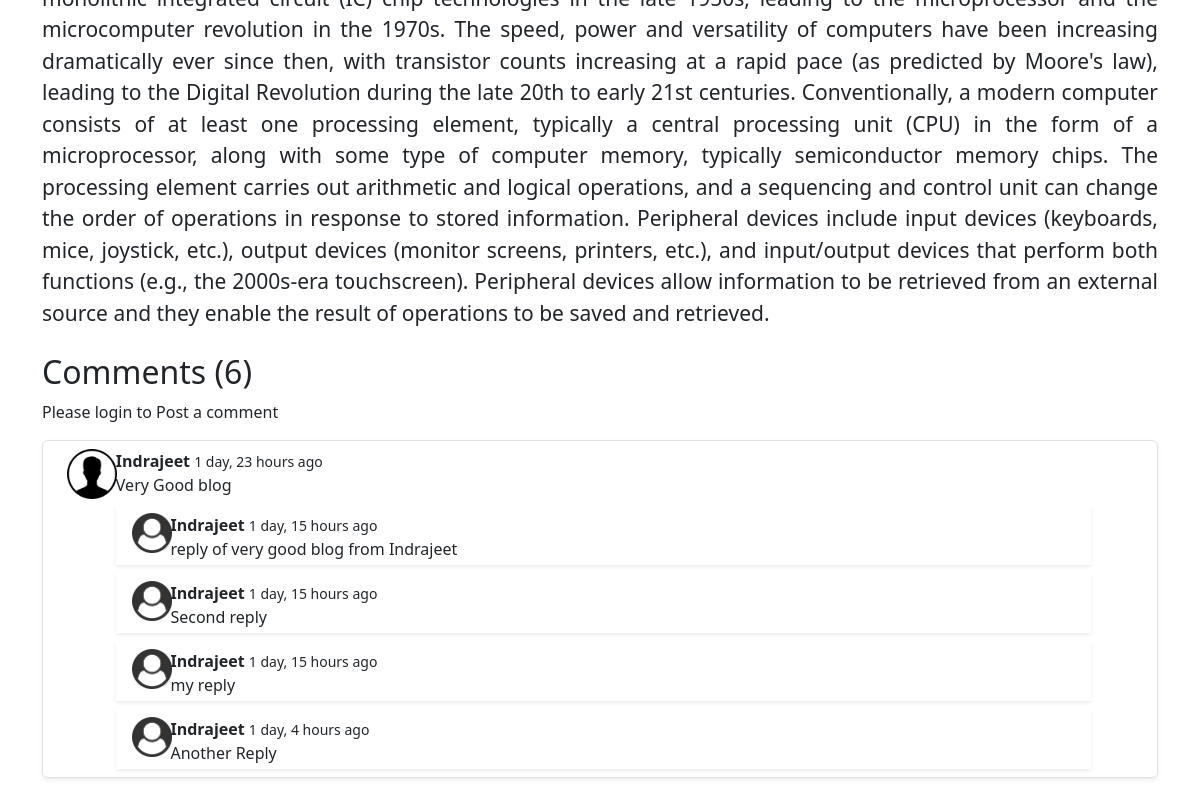
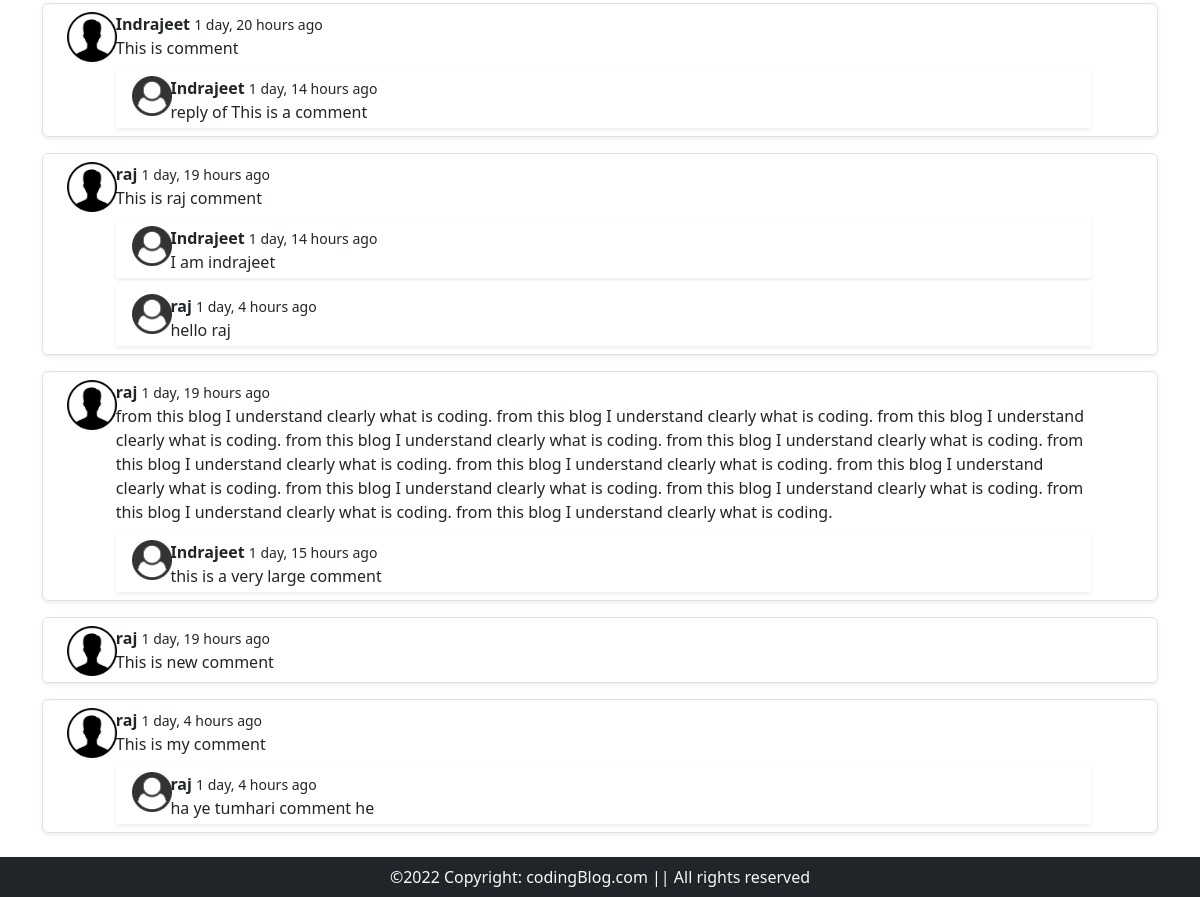
Page /blog/What-is-a-computer (lower part) on the earlier database version (2 pictures, top to bottom).
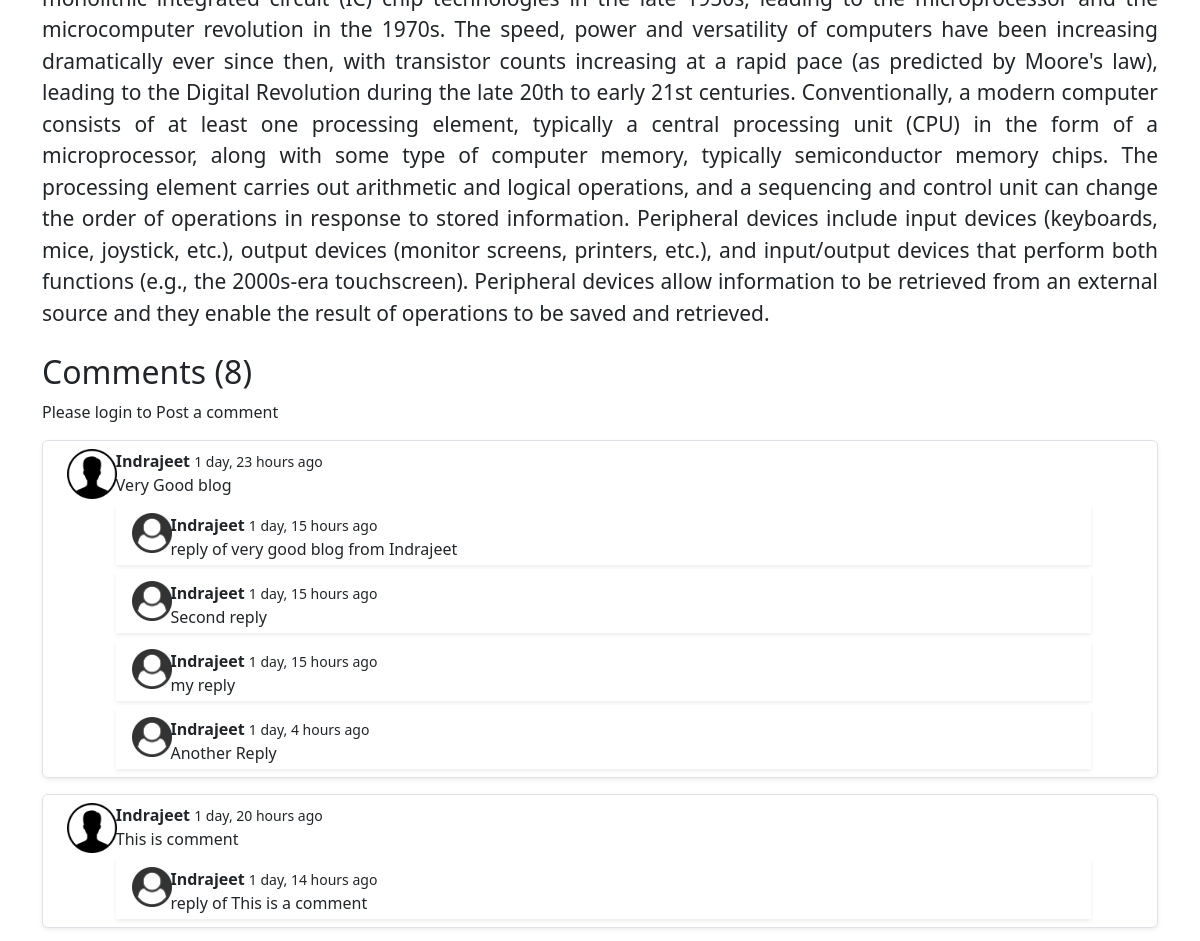
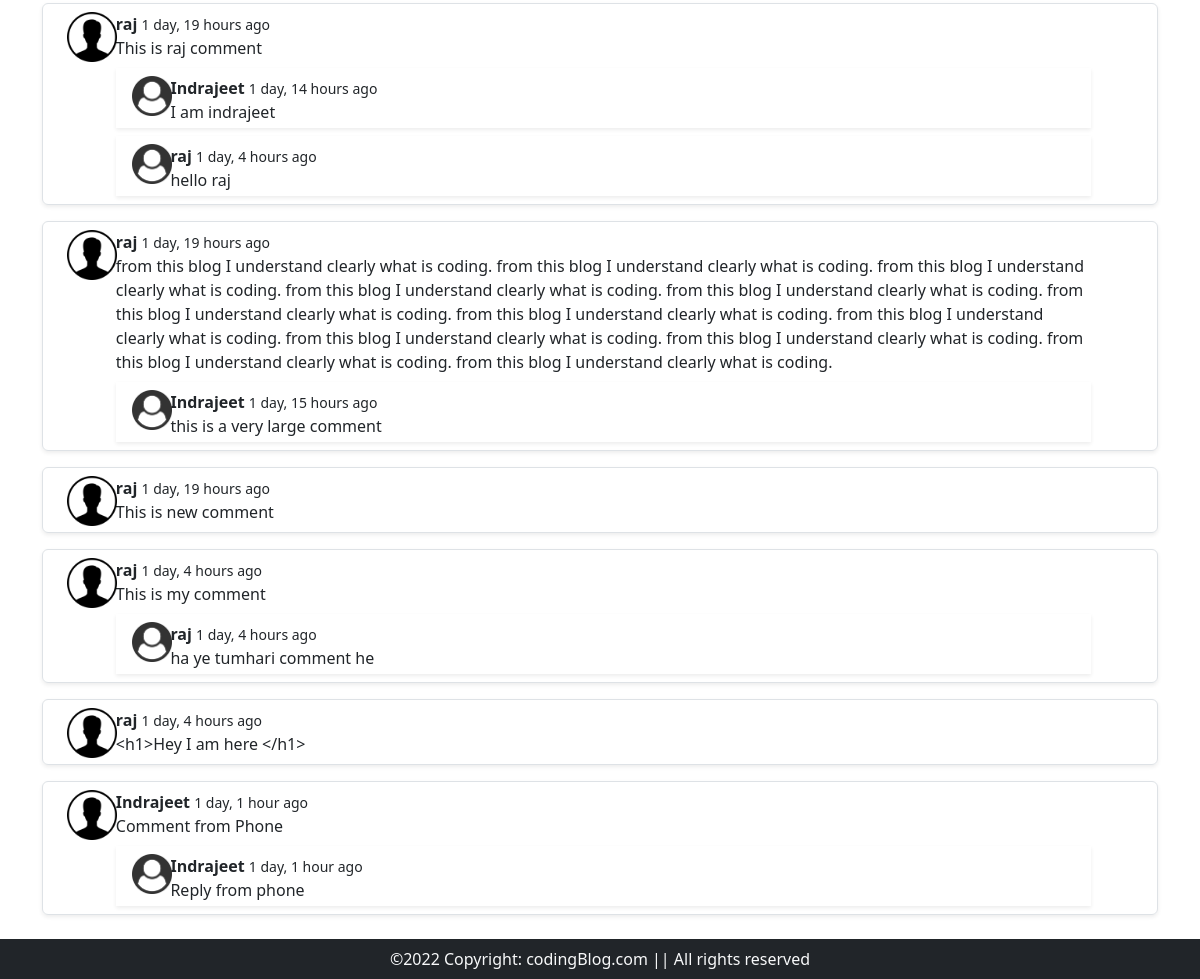
Same page on the later database version (2 pictures, top to bottom).
### blog/models.py (models this page shows, shortened)
class BlogComment(models.Model):
    sno = models.AutoField(primary_key=True)
    comment = models.TextField()
    user = models.ForeignKey(User, on_delete=models.CASCADE)
    post = models.ForeignKey(Post, on_delete=models.CASCADE)
    parent = models.ForeignKey('self', on_delete=models.CASCADE, null=True)
    timestamp = models.DateTimeField(default=now)

### blog/views.py (the view)
# urls.py: path('<str:slug>', views.blogPost, name="blogPost"),
def blogPost(request, slug):
    post = Post.objects.filter(slug=slug).first()
    post.views = post.views + 1
    post.save()
    print(type(post))
    comments = BlogComment.objects.filter(post=post, parent=None)
    reqlies = BlogComment.objects.filter(post=post).exclude(parent=None)
    params = {'post': post, 'comments':comments, 'replies':reqlies}
    return render(request, 'blog/blogPost.html', params)

### templates/blog/blogPost.html (shortened to what this page needs)
{% extends 'base.html' %}
{% block body %}
{% load humanize %}
<div class="container">
    <div class="blog-post my-4">
        <div class="postContent">{{ post.content|safe }}</div>
    </div>
</div>
<div class="container">
    <h2>Comments ({{comments|length}})</h2>
    <div class="my-2">
        {% if user.is_authenticated %}
        <form class="d-flex" action="/blog/postcomment" method="post"> {% csrf_token %}
            <input type="hidden" name="postSno" value="{{ post.sno }}" id="postSno">
            <input type="hidden" name="parentSno" value="">
            <input class="form-control me-2 border border-primary" type="text" name="comment" id="comment"
                placeholder="Enter a Comment here">
            <button class="btn btn-primary" type="submit">Comment</button>
        </form>
        {% else %}
        <p>Please login to Post a comment</p>
        {% endif %}
    </div>
    {% for comment in comments %}
    <div class="row g-0 border rounded overflow-hidden flex-md-row my-3 pt-2 shadow-sm h-md-250 position-relative">
        <div class="row">
            <div class="col-md-1">
                <img src="/static/img/user.jpg" width="50px" alt="">
            </div>
            <div class="col-md-11">
                <strong>{{comment.user.username}}</strong> <small>{{comment.timestamp|naturaltime}}</small>
                <div>{{comment.comment}}</div>
                <div class="reply mx-0">
                    <div class="replies my-2">
                        {% for reply in replies %}
                        {% if reply.parent == comment %}
                        <div class="row g-0 overflow-hidden flex-md-row p-1 mt-2 pt-2 shadow-sm h-md-250 position-relative">
                                <div class="col-md-1 mb-2">
                                    <img src="/static/img/reply.png" width="40px" alt="">
                                </div>
                                <div class="col-md-11">
                                    <strong>{{reply.user.username}}</strong>
                                    <small>{{reply.timestamp|naturaltime}}</small>
                                    <div>{{reply.comment}}</div>
                                </div>
                        </div>
                        {% endif %}
                        {% endfor %}
                    </div>
                </div>
            </div>
        </div>
    </div>
    {% endfor %}
</div>
{% endblock body %}

Differences in the rows shown:
added BlogComment: user.username "raj", timestamp "1 day, 4 hours ago", comment "<h1>Hey I am here </h1>", shown under "Comments (8)"
added BlogComment: user.username "Indrajeet", timestamp "1 day, 1 hour ago", comment "Comment from Phone", shown under "Comments (8)"
added BlogComment: user.username "Indrajeet", timestamp "1 day, 1 hour ago", comment "Reply from phone"
Other differences:
{{ comments|length }}: "6" → "8"
